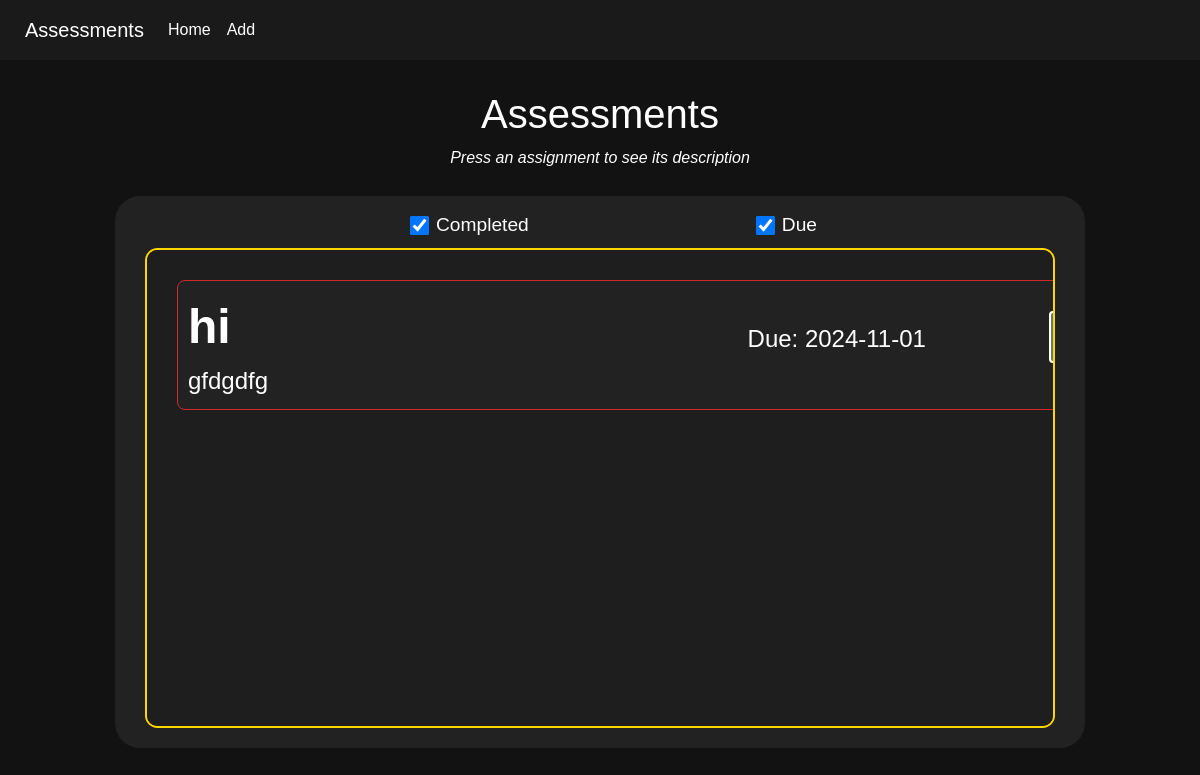
Before: / with the older database file.
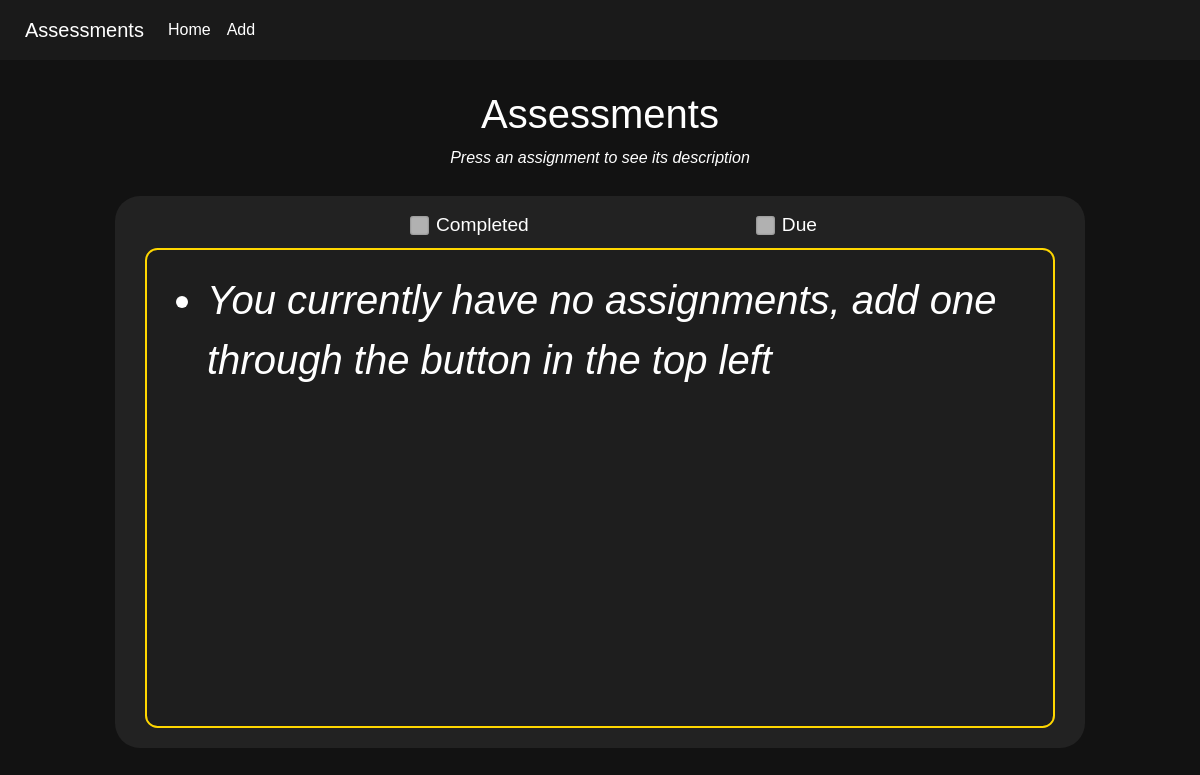
After: the same page with the newer database file.
### app/models.py (models this page shows)
class Assessments(db.Model):
    id = db.Column(db.Integer, primary_key=True)
    assessmenttitle = db.Column(db.String(500), index=True)
    modulecode = db.Column(db.String(100), index=True)
    deadline = db.Column(db.Date)
    description = db.Column(db.Text)
    status = db.Column(db.Boolean, default=False)

### app/views.py (the view)
@app.route('/', methods=['GET', 'POST'])
def home():
    return render_template('home.html',
                           assessments=models.Assessments.query.all(),
                           title="View Assessments")

### app/templates/home.html (shortened to what this page needs)
{% extends "base.html" %}
{% block content %}
<div class="title">
    <h1>Assessments</h1>
</div>
<div class="top-description">
    <p>Press an assignment to see its description</p>
</div>
<div class="main-container">
    <div class="top-container">
        <div class="checkbox-container">
            <label class="checkbox-label">
                <input type="checkbox" id="completed-checkbox" onchange="updateAssessments()"
                    {% if assessments|length == 0 %}
                        disabled
                    {% else %}
                        checked
                    {% endif %}
                    >Completed
            </label>
            <label class="checkbox-label">
                <input type="checkbox" id="due-checkbox" onchange="updateAssessments()"
                    {% if assessments|length == 0 %}
                        disabled
                    {% else %}
                        checked
                    {% endif %}
                    >Due
            </label>
        </div>
    </div>
    <div class="bottom-container">
        <div class="assessment-container">
                <div class="card">
                    {% if assessments|length == 0 %}
                        <div class="no-assessments">
                            <ul>
                                <li class="no-assessments">You currently have no assignments, add one through the button in the top left</li>
                            </ul>
                        </div>
                    {% else %}
                        <div class="assessment-items">
                            {% for assessment in assessments %}
                            <div class="assessment-item" aria-expanded = "true" data-status="{{ assessment.status }}" onclick="toggleDescription(this)">
                                <div class="assessment-content">
                                    <div class="left-section">
                                        <div class="assessment-title">{{ assessment.assessmenttitle }}</div>
                                        <div class="module-code">
                                            {{ assessment.modulecode }}
                                        </div>
                                    </div>
                                    <div class="center-section">
                                        <div class="assessment-deadline">
                                            <p class="deadline">
                                                {% if assessment.status == 1 %}
                                                    Completed - {{ assessment.deadline }}
                                                {% else %}
                                                    Due: {{ assessment.deadline }}
                                                {% endif %}
                                            </p>
                                        </div>
                                    </div>
                                    <div class="right-section">
                                        <form action="{{ url_for('edit_item', item_id=assessment.id) }}" method="POST" style="display:inline;" onclick="event.stopPropagation();">
                                            <button type="submit" class="btn btn-secondary">Edit</button>
                                        </form>
                                    </div>
                                </div>
                            </div>
                            {% endfor %}
                        </div>
                    {% endif %}
                </div>
        </div>
    </div>
</div>
{% endblock %}

Changed rows visible on the page:
removed Assessments: assessmenttitle "hi", modulecode "gfdgdfg", deadline "2024-11-01"
Other visible differences:
form field if: "☑" → "☐"
text now shown: "You currently have no assignments, add one through the button in the top left"
